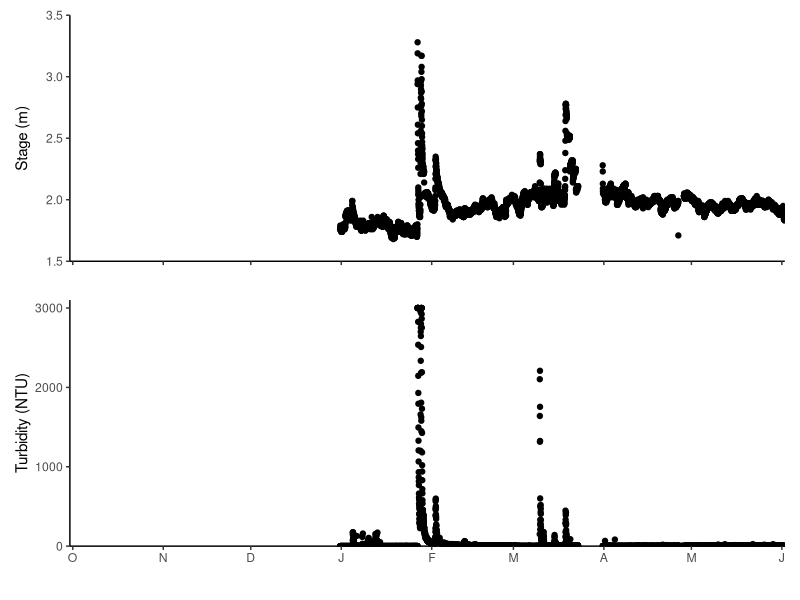
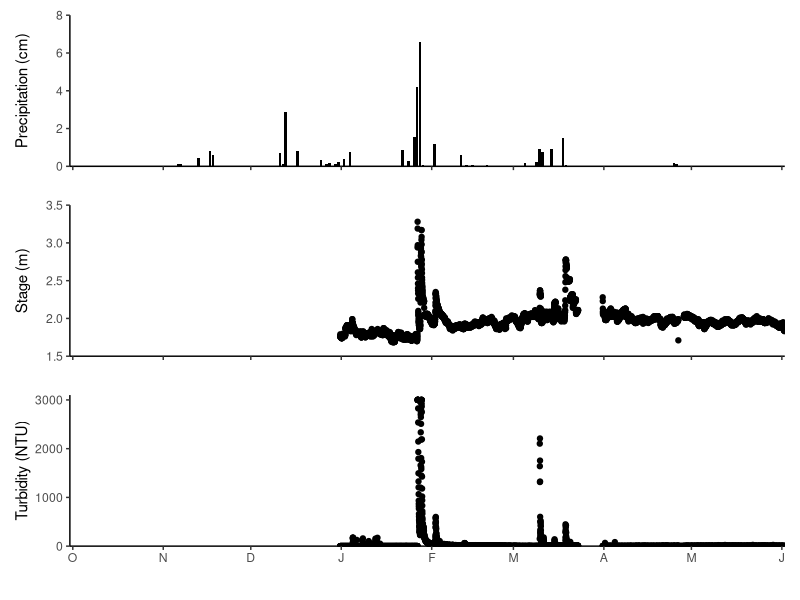

Write R code to recreate these figures, in order.
###############################################
##
## Script name: 3_WQ_Data.R
##
## Visualize turbidity, precipitation, and Flow time-series for WY21 (one year post-wildfire).
##
## Note: See https://github.com/RMBond/ScottCreek-WY22_CZUFire_Poster for project information.
##
###############################################

#Load packages
library(ggplot2)
library(dplyr)
library(lubridate)
library(patchwork)
# library(xts)

#1. Read in WQ data ####

wq.dat <- read.csv("Data/Scott_Creek_Weir_Hydrolab_20210101_to_20210622.csv", sep = ",", header = T) #7884 obs 56 var.

#2. Do some data wrangling ####

wq <- wq.dat %>% #Start formatting columns into r "tidy" structure.
  mutate(Date = mdy(Date)) %>% #R sees dates as Year-Month-Day this tells it where to get that info from the date column.
  mutate(Time = hms(Time)) %>% # Tells r this column is Hours:Min:Sec
  mutate(TS = as.POSIXct(Date + Time)) %>% #making a new column with timestamp by combining Date and Time
  select(Date, TS, TurbSC_NTU, Dep100_m)#pair down dataset to what we need turbidity and depth only.

#Check the data structure
#Note: Date = format Date and TS = format POSIXct (time series). Everything else should be numbers.

str(wq)

#3. Make individual plots ####

#Set data limits - This will help cut the time series to the dates we want to look at.
limits = as.POSIXct(c("2020-09-30 00:00:00","2021-06-02 00:00:00"))

#Date formatter (first initial for each month)
dte_formatter <- function(x) { 
  mth <- substr(format(x, "%b"),1,1) 
  mth 
} 



#* Water Depth Plot ####

depth.plot <- ggplot(wq, aes(x = TS, y = Dep100_m)) +
  geom_point() +
  scale_x_datetime(name = "",
                   date_breaks = "1 month", labels = dte_formatter, 
                   limits = limits, expand = c(0,0)) +
  scale_y_continuous(name = "Stage (m)", limits = c(1.5, 3.5), expand = c(0,0)) +
  theme_classic() +
   theme(axis.text.x = element_blank())


#* Turbidity Plot ####

turb.plot <- ggplot(wq, aes(x = TS, y = TurbSC_NTU)) +
  geom_point() +
  scale_x_datetime(name = "",
                   date_breaks = "1 month", labels = dte_formatter, 
                   limits = limits, expand = c(0,0)) +
  scale_y_continuous(name = "Turbidity (NTU)", limits = c(0, 3100), expand = c(0,0)) +
  theme_classic() #+
   # theme(axis.text.x = element_blank())


#4. Milti-plot output####

#Using the "Patchwork" package to pull individual plots together into one multi-plot
#Note the notation below only works with patchwork. 

depth.plot / turb.plot 

#Save the output
#Note: its a good practice to keep the ggsave function "commented out" so you do not override preivious files.

# ggsave("Figures/WQ_20210413_6x4.jpg", width = 6, height = 4, units = "in", dpi = 650, device = "jpg")


#5. Precipitation Bar graph####

precip.dat <- read.csv("Data/Precip_20211207.csv", sep = ",", header = T) #Daily precipitation dataset for WY21. 365 obs 2 var

precip <- precip.dat %>% 
  mutate(Date = mdy(Date)) %>% 
  mutate(Date2 = as.POSIXct(Date)) %>% 
  mutate(rain_cm = Inches * 2.54)

str(precip)

#bar graph
precip.daily.plot <- ggplot(precip, aes(x = Date2, y = rain_cm)) +
  geom_col(fill = "black") +
  scale_x_datetime(name = "",
                   date_breaks = "1 month", labels = dte_formatter, 
                   limits = limits, expand = c(0,0)) +
  scale_y_continuous(name = "Precipitation (cm)", limits = c(0, 8), expand = c(0,0)) +
  theme_classic() +
   theme(axis.text.x = element_blank())


precip.daily.plot / depth.plot / turb.plot

# ggsave("Figures/WQ_20211210_6x7.jpg", width = 6, height = 7, units = "in", dpi = 650, device = "jpg")
